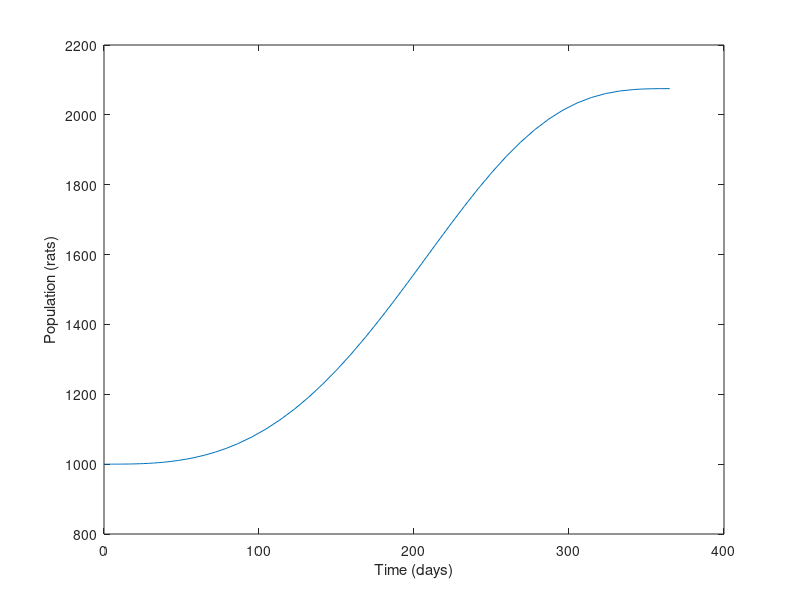

Write MATLAB code to recreate this figure.
% Use ode45 to predict rat population growth.

function res = rat_growth()
    % Initial condition
    rats_init = 1000; 
    % Time span
    t_span = [0, 365];

    [tt, rats] = ode45(@rate_func, t_span, rats_init);
    plot(tt, rats)
    xlabel('Time (days)')
    ylabel('Population (rats)')
    
    % Return the final poplution number
    res = rats(end);
end

function res = rate_func(t, rats)
    %RATE_FUNC returns the growth rate at time (t) for population (rats)
    a = 0.002;
    omega = 2*pi / 365;
    res = a * rats * (1 - cos(omega * t));
end
